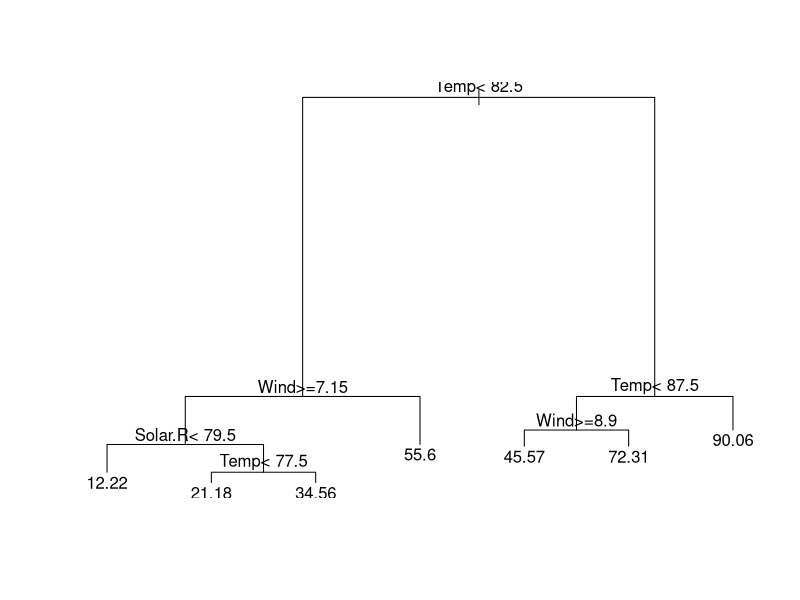

The R script that drew this image:
#rpart <--- este
#tree
library(rpart)
attach(airquality)

arbol_1=rpart(Ozone~.,data = airquality)
arbol_2=rpart(Ozone~Wind+Solar.R,data = airquality)

plot(arbol_1)
text(arbol_1)


# busco mejor variable, mejor umbral, 
# tal que los hijos sean más puros(conjuntamente) 
# que el padre(con respecto a la etiqueta)


# devueve el arbol con alfa=0.01